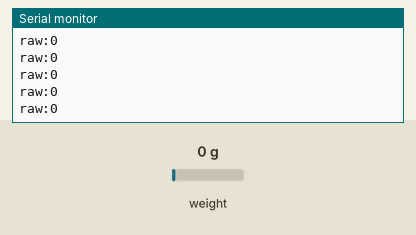
Recording of a sketch running on a simulated ESP32. Shown: the last lines printed to the serial monitor. Inputs (shaded band) come from the test bench; at power-on: weight on the scale 0 g.

Above: at 1.2 s.
1.3 s: weight on the scale set to 100 g
At 1.43 s:
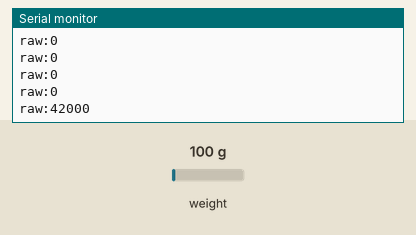
2.8 s: weight on the scale set to 1250 g
At 2.93 s:
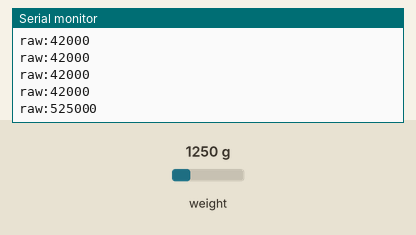
Timing chart, 0 to 5.8 s (numbered marks = the images above; inputs shaded):
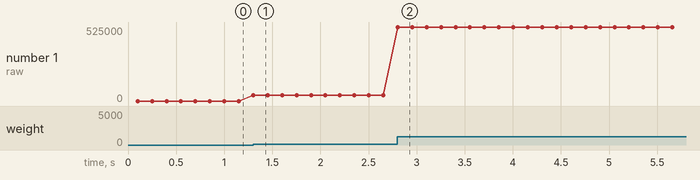

The sketch:

hx711_raw_test.ino
```cpp
#include "HX711.h"

// HX711 circuit wiring
const int LOADCELL_DOUT_PIN = 32;
const int LOADCELL_SCK_PIN = 33;

HX711 scale;

void setup() {
  Serial.begin(115200);
  scale.begin(LOADCELL_DOUT_PIN, LOADCELL_SCK_PIN, 64);
}

void loop() {
  if (scale.is_ready()) {
    long reading = scale.read();

    Serial.print("raw:");
    Serial.println(reading);
  }

  delay(50);
}
```

Measured:
- after the input at 1.3 s, the serial monitor: prints a new line at once (image 1)
- after the input at 2.8 s, the serial monitor: prints a new line at once (image 2)
- plotted number 1: 0 → 42000 after the input at 1.3 s, 42000 → 525000 after the input at 2.8 s
